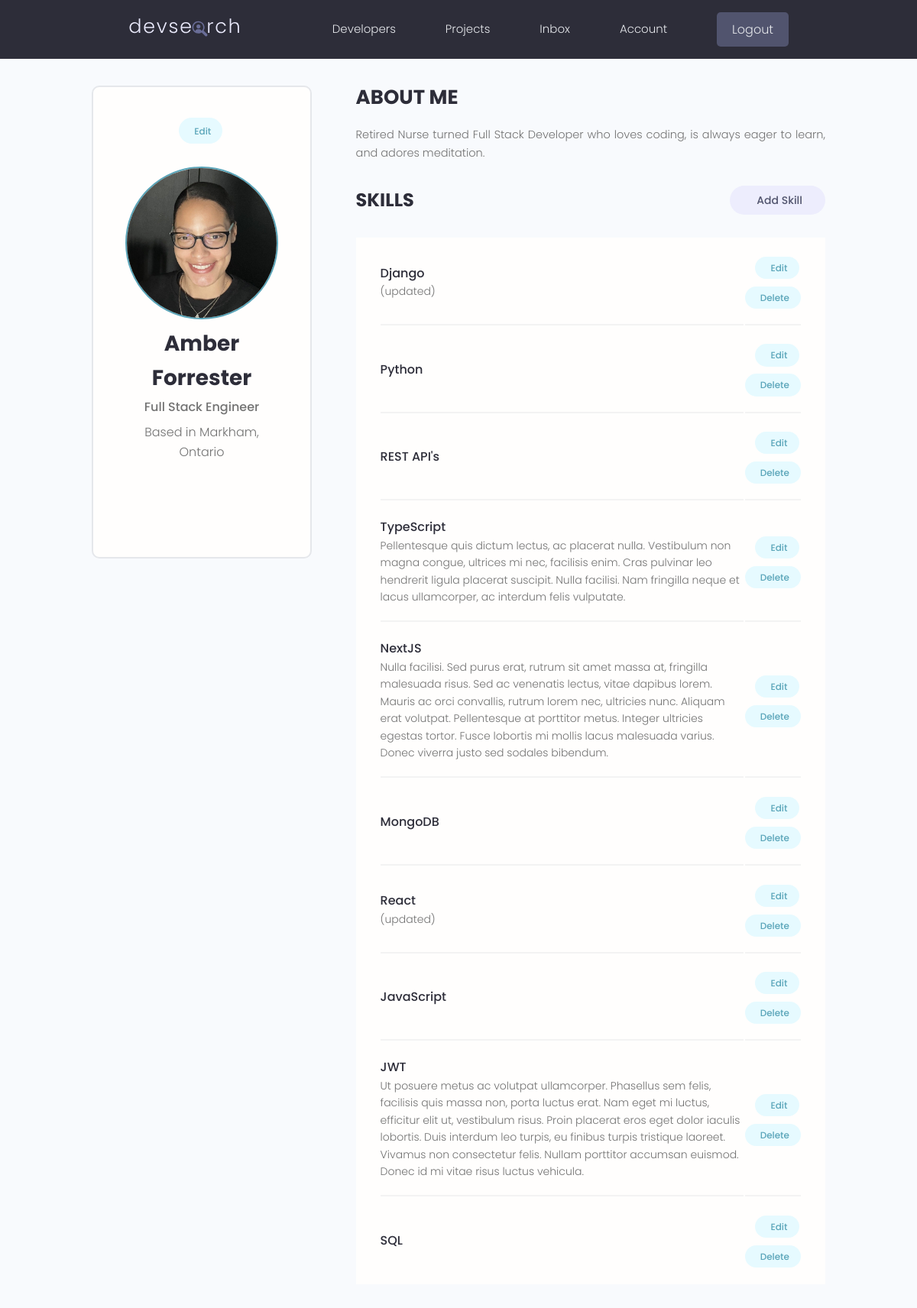
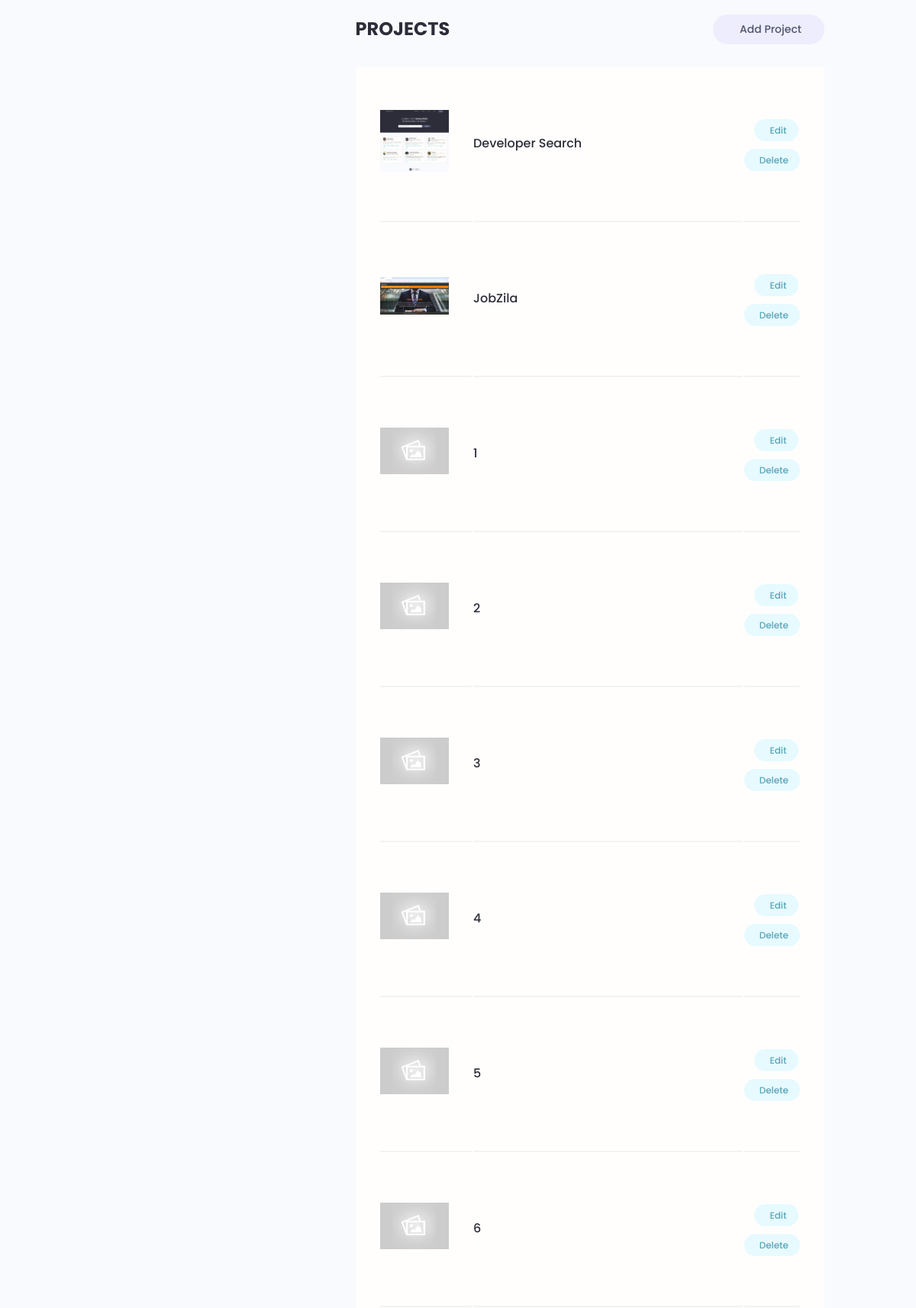
/account/ (signed in, upper part), run on the app's committed database (2 pictures, top to bottom).
### users/models.py (models this page shows, shortened)
class Profile(models.Model):
    user = models.OneToOneField(
        User, on_delete=models.CASCADE, null=True, blank=True)
    name = models.CharField(max_length=200, null=True, blank=True)
    email = models.EmailField(max_length=500, null=True, blank=True)
    username = models.CharField(max_length=200, null=True, blank=True)
    location = models.CharField(max_length=200, null=True, blank=True)
    short_intro = models.CharField(max_length=200, null=True, blank=True)
    bio = models.TextField(null=True, blank=True)
    profile_image = models.ImageField(null=True, blank=True, upload_to='profiles/',
        default="profiles/user-default.png")
    social_github = models.CharField(max_length=200, null=True, blank=True)
    social_twitter = models.CharField(max_length=200, null=True, blank=True)
    social_linkedin = models.CharField(max_length=200, null=True, blank=True)
    social_youtube = models.CharField(max_length=200, null=True, blank=True)
    social_website = models.CharField(max_length=200, null=True, blank=True)
    created = models.DateTimeField(auto_now_add=True)
    id = models.UUIDField(default=uuid.uuid4, unique=True,
                          primary_key=True, editable=False)
    class Meta:
        ordering = ['created']
    @property
    def imageURL(self):
        try:
            url = self.profile_image.url
        except:
            url = 'http://127.0.0.1:8000/images/profiles/user-default.png'
        return url

class Skill(models.Model):
    owner = models.ForeignKey(Profile, on_delete=models.CASCADE,
                            null=True, blank=True)
    name = models.CharField(max_length=200, null=True, blank=True)
    description = models.TextField(null=True, blank=True)
    created = models.DateTimeField(auto_now_add=True)
    id = models.UUIDField(default=uuid.uuid4, unique=True,
                          primary_key=True, editable=False)

### projects/models.py (models this page shows, shortened)
class Project(models.Model):
    owner = models.ForeignKey(Profile, null=True, blank=True,
                              on_delete=models.CASCADE)
    title = models.CharField(max_length=200)
    description = models.TextField(null=True, blank=True)
    featured_image = models.ImageField(null=True, blank=True, default='default.jpg')
    demo_link = models.CharField(max_length=2000, null=True, blank=True)
    source_link = models.CharField(max_length=2000, null=True, blank=True)
    tags = models.ManyToManyField('Tag', blank=True)
    vote_total = models.IntegerField(default=0, null=True, blank=True)
    vote_ratio = models.IntegerField(default=0, null=True, blank=True)
    created = models.DateTimeField(auto_now_add=True)
    id = models.UUIDField(default=uuid.uuid4, unique=True,
                          primary_key=True, editable=False)
    class Meta:
        ordering = ['-vote_ratio','-vote_total', 'title']
    @property
    def imageURL(self):
        try:
            url = self.featured_image.url
        except:
            url = 'http://127.0.0.1:8000/images/default.jpg'
        return url

### users/views.py (the view)
# urls.py: path('account/', views.userAccount, name='account'),
@login_required(login_url='login')
def userAccount(request):
    profile = request.user.profile
    skills = profile.skill_set.all()
    projects = profile.project_set.all()
    context = {'profile': profile, 'skills': skills, 'projects': projects}
    return render(request, 'users/account.html', context)

### users/templates/users/account.html (shortened to what this page needs)
{% extends 'main.html' %}
{% block content %}
<main class="settingsPage profile my-md">
  <div class="container">
    <div class="layout">
        <div class="column column--1of3">
          <div class="card text-center">
            <div class="card__body dev">
              <a class="tag tag--pill tag--main settings__btn" href="{% url 'edit-account' %}"> Edit</a>
              <img class="avatar avatar--xl dev__avatar" src="{{ profile.imageURL}}"/>
              <h2 class="dev__name">{{ profile.name }}</h2>
              <p class="dev__title">{{ profile.short_intro }}</p>
              <p class="dev__location">Based in {{ profile.location }}</p>
              <ul class="dev__social">
              </ul>
            </div>
          </div>
        </div>
        <div class="column column--2of3">
          <div class="devInfo">
            <h3 class="devInfo__title">About Me</h3>
            <p class="devInfo__about">{{ profile.bio }}</p>
          </div>
          <div class="settings">
            <h3 class="settings__title">Skills</h3>
            <a class="tag tag--pill tag--sub settings__btn tag--lg" href="{% url 'create-skill' %}"> Add Skill</a>
          </div>
          <table class="settings__table">
            {% for skill in skills %}
            <tr>
              <td class="settings__tableInfo">
                <h4>{{ skill.name }}</h4>
                <p>{{ skill.description }}</p>
              </td>
              <td class="settings__tableActions">
                <a class="tag tag--pill tag--main settings__btn" href="{% url 'update-skill' skill.id %}"> Edit</a>
                <a class="tag tag--pill tag--main settings__btn" href="{% url 'delete-skill' skill.id %}?next=/account">
                  Delete</a>
              </td>
            </tr>
            {% endfor %}
          </table>
          <div class="settings">
            <h3 class="settings__title">Projects</h3>
            <a class="tag tag--pill tag--sub settings__btn tag--lg" href="{% url 'create-project' %}"> Add Project</a>
          </div>
          <table class="settings__table">
            {% for project in projects %}
            <tr>
              <td class="settings__thumbnail">
                <a href="{% url 'project' project.id %}"><img src="{{project.imageURL}}" alt="Project Thumbnail"/></a>
              </td>
              <td class="settings__tableInfo">
                <a href="{% url 'project' project.id %}">{{ project.title }}</a>
              </td>
              <td class="settings__tableActions">
                <a class="tag tag--pill tag--main settings__btn" href="{% url 'update-project' project.id %}"> Edit</a>
                <a class="tag tag--pill tag--main settings__btn" href="{% url 'delete-project' project.id %}?next=/account">
                  Delete</a>
              </td>
            </tr>
            {% endfor %}
          </table>
        </div>
    </div>
  </div>
</main>
{% endblock content %}

### static/styles/app.css (style rules this page uses)
:root { --color-sub: #2d2d39; }
.card { border: 2px solid var(--color-light); }
img { width: 100%; }
.profile .card > .dev { padding: 4rem; }
.dev__avatar { display: block; margin: auto; }
.dev__name { color: var(--color-sub); font-size: 2.8rem; font-weight: 700; margin-top: 1rem; margin-bottom: 0.5rem; }
.dev__title { font-size: 1.6rem; font-weight: 500; line-height: 1.3; }
.dev__location { margin-top: 1rem; }
.dev__social { margin: 3rem 0; list-style: none; display: flex; justify-content: center; gap: 1.5rem; }
.devInfo { margin-bottom: 3rem; }
.devInfo__title, .devInfo__subtitle { font-size: 2.6rem; color: var(--color-sub); text-transform: uppercase; font-weight: 700; margin-bottom: 1.5rem; }
.devInfo__about, .devSkill__info { font-size: 1.45rem; line-height: 1.7; text-align: justify; }
.settingsPage .dev > .settings__btn { display: inline-block; margin-bottom: 3rem; }
.settings { display: flex; justify-content: space-between; align-items: center; }
.settings__title { font-size: 2.4rem; text-transform: uppercase; font-weight: 700; color: var(--color-sub); }
.settings__table { margin-top: 3rem; margin-bottom: 5rem; padding: 0 3rem; background: var(--color-white); }
.settings__table tr { width: 100%; }
.settings__table tr > td { padding: 2rem 0; }
.settings__table tr:not(:last-child) td { border-bottom: 2px solid var(--color-white-light); }
.settings__thumbnail { width: 23%; min-width: 10rem; }
.settings__thumbnail img { padding-right: 3rem; height: 15rem; object-fit: contain; }
.settings__tableInfo { width: 100%; }
.settings__tableInfo h4, .settings__tableInfo a { padding-right: 1rem; width: auto; font-size: 1.6rem; font-weight: 500; color: var(--color-sub); }
.settings__tableInfo p { font-size: 1.4rem; }
.settings__tableActions { text-align: right; }

### static/uikit/styles/modules/_variables.css (style rules this page uses)
:root { --color-main: #5aa5b9; --color-main-light: #e6faff; --color-sub: #3f4156; --color-sub-light: #51546e; --color-sub-lighter: #ededfd; --color-text: #737373; --color-gray: #8b8b8b; --color-light: #e5e7eb; --color-light-gray: #767676; --color-bg: #f8fafd; --color-white: #fffefd; --color-white-light: #f3f3f3; --color-success: #359e64; --color-success-bg: #def8e8; --color-error: #fc4b0b; --color-error-bg: #fff2ee; --font-base: 'Poppins', arial, helvetica, 'Segoe UI', roboto, ubuntu, sans-serif; --font-monospace: 'Fira Code', 'Courier New', courier, monospace; --font-regular: 300; --font-medium: 500; --font-bold: 700; --generic-shadow: 1px 1px 5px #00000010; --generic-transition: all 0.3s ease-in-out; }

### static/uikit/styles/modules/_base.css (style rules this page uses)
* { margin: 0; padding: 0; box-sizing: border-box; text-rendering: optimizeLegibility; color: inherit; font-size: inherit; }
html { font-size: 50%; }
@media only screen and (min-width: 480px) { html { font-size: 56.25%; } }
@media only screen and (min-width: 1200px) { html { font-size: 62.5%; } }
body { line-height: 1.6; font-weight: 400; font-size: 1.5rem; color: var(--color-text); background-color: var(--color-bg); min-height: 100vh; }

### static/uikit/styles/modules/_typography.css (style rules this page uses)
* { font-family: var(--font-base); }
h2 { font-size: 3.6rem; font-weight: var(--font-bold); }
h3 { font-size: 3.2rem; font-weight: var(--font-medium); }
h4 { font-size: 2.8rem; font-weight: var(--font-medium); }
p, span, strong { font-size: 1.6rem; color: var(--color-text); font-weight: var(--font-regular); }
a { padding-bottom: 2px; text-decoration: none; display: inline-block; color: var(--color-main); font-weight: var(--font-medium); }

### static/uikit/styles/modules/_utilities.css (style rules this page uses)
.container { width: 92%; max-width: 165rem; margin: 0 auto; box-sizing: border-box; }
@media screen and (min-width: 1000px) { .container { width: 90%; } }
@media screen and (min-width: 1200px) { .container { width: 80%; } }
.text-center { text-align: center; }
.my-md { margin: 3rem auto; }

### static/uikit/styles/modules/_avatar.css (style rules this page uses)
.avatar { border-radius: 50%; border: 2px solid var(--color-main); object-fit: cover; }
.avatar--xl { height: 20rem; width: 20rem; }

### static/uikit/styles/modules/_card.css (style rules this page uses)
.card { border-radius: 1rem; background-color: var(--color-white); border: 1.5px solid var(--color-light); width: auto; height: auto; margin-top: 0.5rem; margin-bottom: 0.5rem; overflow: hidden; }
.card__body, .card__header { padding: 2rem 2.5rem; }

### static/uikit/styles/modules/_layout.css (style rules this page uses)
.layout { display: flex; flex-flow: row wrap; justify-content: space-between; }
.layout > .column { margin-bottom: 3rem; }
.layout > .column.column--1of3 { flex-basis: 30%; }
.layout > .column.column--2of3 { flex-basis: 64%; }

### data on the page
Profile: imageURL (placeholder picture), name "Amber Forrester", short_intro "Full Stack Engineer", location "Markham, Ontario", bio "Retired Nurse turned Full Stack Developer who loves coding, is always eager to learn, and adores meditation."
Skill: name "Django", description "(updated)"
Skill: name "Python"
Skill: name "REST API's"
Skill: name "TypeScript", description "Pellentesque quis dictum lectus, ac placerat nulla. Vestibulum non magna congue, ultrices mi nec, facilisis enim. Cras pulvinar leo hendrerit ligula placerat suscipit. Nulla facilisi. Nam fringilla neque et lacus ullamcorper, ac interdum felis vulputate."
Skill: name "NextJS", description "Nulla facilisi. Sed purus erat, rutrum sit amet massa at, fringilla malesuada risus. Sed ac venenatis lectus, vitae dapibus lorem. Mauris ac orci convallis, rutrum lorem nec, ultricies nunc. Aliquam erat volutpat. Pellentesque at porttitor metus. Integer ultricies egestas tortor. Fusce lobortis mi mollis lacus malesuada varius. Donec viverra justo sed sodales bibendum."
Skill: name "MongoDB"
Skill: name "React", description "(updated)"
Skill: name "JavaScript"
Skill: name "JWT", description "Ut posuere metus ac volutpat ullamcorper. Phasellus sem felis, facilisis quis massa non, porta luctus erat. Nam eget mi luctus, efficitur elit ut, vestibulum risus. Proin placerat eros eget dolor iaculis lobortis. Duis interdum leo turpis, eu finibus turpis tristique laoreet. Vivamus non consectetur felis. Nullam porttitor accumsan euismod. Donec id mi vitae risus luctus vehicula."
Skill: name "SQL"
Project: imageURL (picture), title "Developer Search"
Project: imageURL (picture), title "JobZila"
Project: imageURL (placeholder picture), title "1"
Project: imageURL (placeholder picture), title "2"
Project: imageURL (placeholder picture), title "3"
Project: imageURL (placeholder picture), title "4"
Project: imageURL (placeholder picture), title "5"
Project: imageURL (placeholder picture), title "6"
